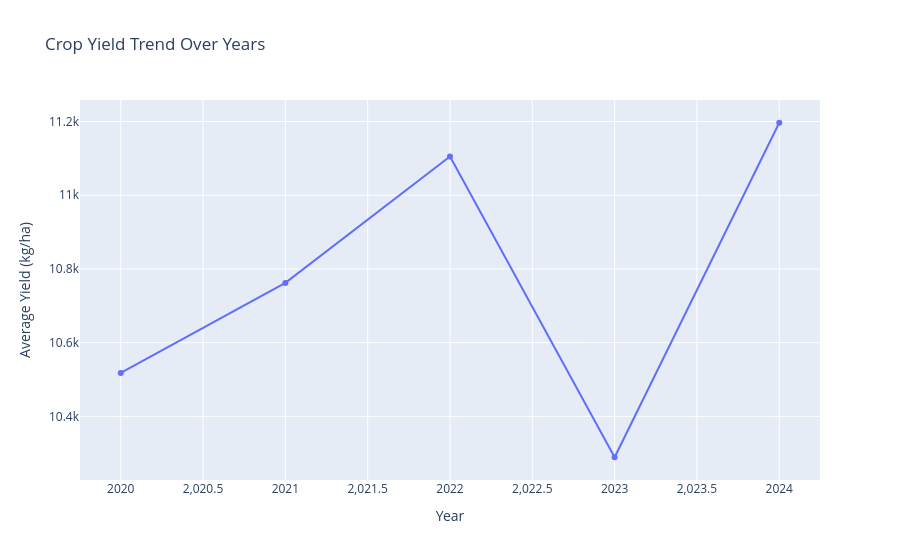
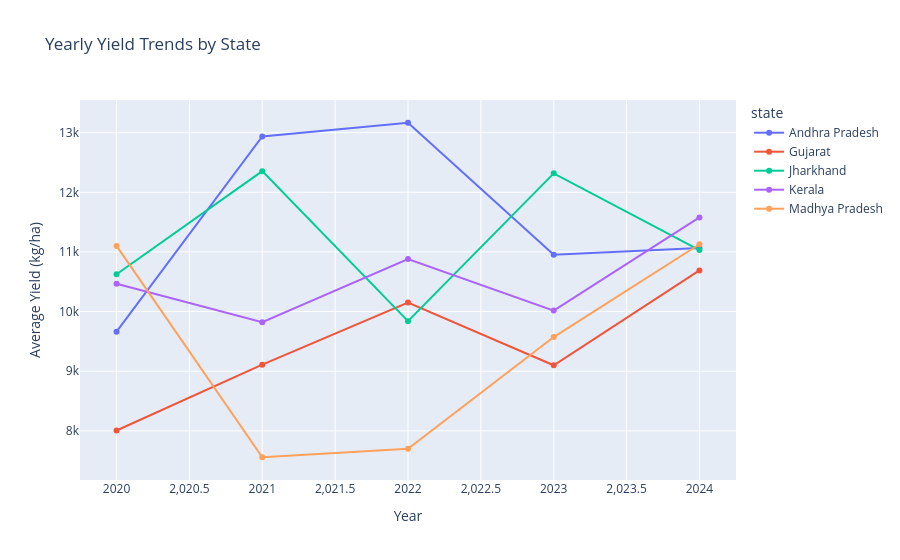

Notebook code for these charts, in order:
### Code cell
# =========================================================
# Time Series Analysis
# =========================================================

# ---------------------------------------------------------
# Overall Yearly Trend
# ---------------------------------------------------------

yearly_trend = (
    df.groupby('year')['yield_kg_ha']
    .mean()
    .reset_index()
)

fig = px.line(
    yearly_trend,
    x='year',
    y='yield_kg_ha',
    title='Crop Yield Trend Over Years',
    markers=True
)

fig.update_layout(
    xaxis_title='Year',
    yaxis_title='Average Yield (kg/ha)'
)

fig.show()

# Save plot
fig.write_html(
    'visualizations/yearly_yield_trend.png'
)

# ---------------------------------------------------------
# State-wise Yearly Trends
# ---------------------------------------------------------

top_states = (
    df['state']
    .value_counts()
    .head(5)
    .index
)

state_yearly = (
    df[df['state'].isin(top_states)]
    .groupby(['year', 'state'])['yield_kg_ha']
    .mean()
    .reset_index()
)

fig = px.line(
    state_yearly,
    x='year',
    y='yield_kg_ha',
    color='state',
    title='Yearly Yield Trends by State',
    markers=True
)

fig.update_layout(
    xaxis_title='Year',
    yaxis_title='Average Yield (kg/ha)'
)

fig.show()

# Save state-wise trends
fig.write_html(
    'visualizations/state_yearly_trends.png'
)

### Figure 1 — Plotly figure (JSON) as saved in the notebook; plotly's stock layout.template omitted (floating-point values rounded to 4 significant figures)
{"data": [{"hovertemplate": "year=%{x}<br>yield_kg_ha=%{y}<extra></extra>", "legendgroup": "", "line": {"color": "#636efa", "dash": "solid"}, "marker": {"symbol": "circle"}, "mode": "lines+markers", "name": "", "orientation": "v", "showlegend": false, "type": "scatter", "x": [2020, 2021, 2022, 2023, 2024], "xaxis": "x", "y": [10520.0, 10760.0, 11110.0, 10290.0, 11200.0], "yaxis": "y"}], "layout": {"legend": {"tracegroupgap": 0}, "title": {"text": "Crop Yield Trend Over Years"}, "xaxis": {"anchor": "y", "domain": [0, 1], "title": {"text": "Year"}}, "yaxis": {"anchor": "x", "domain": [0, 1], "title": {"text": "Average Yield (kg/ha)"}}}}

### Figure 2 — Plotly figure (JSON) as saved in the notebook; plotly's stock layout.template omitted (floating-point values rounded to 4 significant figures)
{"data": [{"hovertemplate": "state=Andhra Pradesh<br>year=%{x}<br>yield_kg_ha=%{y}<extra></extra>", "legendgroup": "Andhra Pradesh", "line": {"color": "#636efa", "dash": "solid"}, "marker": {"symbol": "circle"}, "mode": "lines+markers", "name": "Andhra Pradesh", "orientation": "v", "showlegend": true, "type": "scatter", "x": [2020, 2021, 2022, 2023, 2024], "xaxis": "x", "y": [9663.0, 12940.0, 13170.0, 10950.0, 11070.0], "yaxis": "y"}, {"hovertemplate": "state=Gujarat<br>year=%{x}<br>yield_kg_ha=%{y}<extra></extra>", "legendgroup": "Gujarat", "line": {"color": "#EF553B", "dash": "solid"}, "marker": {"symbol": "circle"}, "mode": "lines+markers", "name": "Gujarat", "orientation": "v", "showlegend": true, "type": "scatter", "x": [2020, 2021, 2022, 2023, 2024], "xaxis": "x", "y": [8005.0, 9110.0, 10150.0, 9099.0, 10690.0], "yaxis": "y"}, {"hovertemplate": "state=Jharkhand<br>year=%{x}<br>yield_kg_ha=%{y}<extra></extra>", "legendgroup": "Jharkhand", "line": {"color": "#00cc96", "dash": "solid"}, "marker": {"symbol": "circle"}, "mode": "lines+markers", "name": "Jharkhand", "orientation": "v", "showlegend": true, "type": "scatter", "x": [2020, 2021, 2022, 2023, 2024], "xaxis": "x", "y": [10630.0, 12350.0, 9839.0, 12320.0, 11030.0], "yaxis": "y"}, {"hovertemplate": "state=Kerala<br>year=%{x}<br>yield_kg_ha=%{y}<extra></extra>", "legendgroup": "Kerala", "line": {"color": "#ab63fa", "dash": "solid"}, "marker": {"symbol": "circle"}, "mode": "lines+markers", "name": "Kerala", "orientation": "v", "showlegend": true, "type": "scatter", "x": [2020, 2021, 2022, 2023, 2024], "xaxis": "x", "y": [10470.0, 9822.0, 10880.0, 10020.0, 11580.0], "yaxis": "y"}, {"hovertemplate": "state=Madhya Pradesh<br>year=%{x}<br>yield_kg_ha=%{y}<extra></extra>", "legendgroup": "Madhya Pradesh", "line": {"color": "#FFA15A", "dash": "solid"}, "marker": {"symbol": "circle"}, "mode": "lines+markers", "name": "Madhya Pradesh", "orientation": "v", "showlegend": true, "type": "scatter", "x": [2020, 2021, 2022, 2023, 2024], "xaxis": "x", "y": [11100.0, 7557.0, 7701.0, 9572.0, 11130.0], "yaxis": "y"}], "layout": {"legend": {"title": {"text": "state"}, "tracegroupgap": 0}, "title": {"text": "Yearly Yield Trends by State"}, "xaxis": {"anchor": "y", "domain": [0, 1], "title": {"text": "Year"}}, "yaxis": {"anchor": "x", "domain": [0, 1], "title": {"text": "Average Yield (kg/ha)"}}}}
